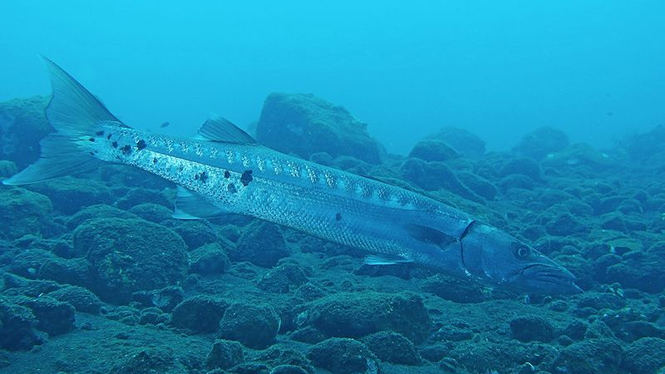
#> input picture data/raw/100_img_.png, 665 x 374 px, shrunk from 800 x 450 before the run; its folder holds 4 pictures in this run
$ python classify.py   (older library calls are emulated)
#> lines starting #> are read from the running program, lines starting #| are printed output that depends on the picture
import cv2
import numpy as np
import os


def colors(image):
    """
    计算图像的颜色通道平均值（蓝、绿、红）。
    Args:
        image (numpy.ndarray): 输入图像。
    Returns:
        tuple: 蓝、绿、红通道的平均值。
    """
    mean_colors = cv2.mean(image)[:3]
    return mean_colors  # 返回 (blue, green, red)


def brightness(gray_image):
    """
    计算灰度图像的平均亮度。
    Args:
        gray_image (numpy.ndarray): 灰度图像。
    Returns:
        float: 平均亮度。
    """
    return np.mean(gray_image)


def variance(gray_image):
    """
    使用拉普拉斯算子计算图像清晰度（拉普拉斯方差）。
    Args:
        gray_image (numpy.ndarray): 灰度图像。
    Returns:
        float: 拉普拉斯方差。
    """
    return cv2.Laplacian(gray_image, cv2.CV_64F).var()


if __name__ == "__main__":
    # 定义输入和输出文件夹路径
    input_folder = "../../data/raw"
    output_folder = "../../data/processed"

    # 如果输出文件夹不存在，创建它
    if not os.path.exists(output_folder):
        os.makedirs(output_folder)

    # 遍历 raw 文件夹中的所有图像
    for index, filename in enumerate(os.listdir(input_folder)):
        file_path = os.path.join(input_folder, filename)

        # 加载图像
        image = cv2.imread(file_path)
#> image is the input picture: shape (374, 665, 3); mean B, G, R 175.3, 134.8, 22.9
        if image is None:
            print(f"无法加载图像: {file_path}")
            continue

        # 转换为灰度图
        gray_image = cv2.cvtColor(image, cv2.COLOR_BGR2GRAY)
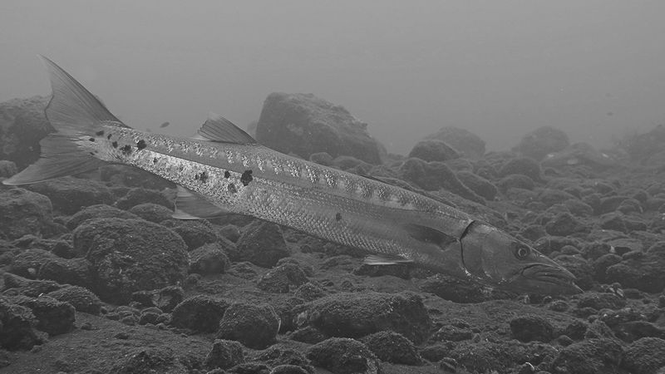
#> gray_image: shape (374, 665); min 30, max 225, mean 106

        # 调用函数计算各指标
        blue, green, red = colors(image)
#> in colors, `mean_colors = cv2.mean(image)[:3]`: mean_colors = (175.3, 134.8, 22.93)
#> blue = 175.3; green = 134.8; red = 22.93
        mean_brightness = brightness(gray_image)
#> mean_brightness = 106
        laplacian_var = variance(gray_image)
#> laplacian_var = 615.1

        # 生成新的文件名
        new_filename = f"{index + 1}_{blue:.2f}_{green:.2f}_{red:.2f}_{mean_brightness:.2f}_{laplacian_var:.2f}.png"
#> new_filename = '1_175.35_134.83_22.93_105.99_615.09.png'

        # 保存到 processed 文件夹
        output_path = os.path.join(output_folder, new_filename)
        cv2.imwrite(output_path, image)

        # 打印处理信息
        print(f"已处理: {filename} -> {new_filename}")
#| 已处理: 100_img_.png -> 1_175.35_134.83_22.93_105.99_615.09.png
#> pass 2 of the loop `for index, filename in enumerate(os.listdir(input_folder)):`:
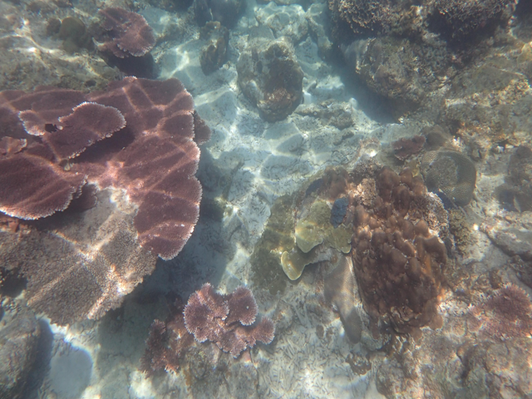
#> input picture data/raw/117_img_.png, 532 x 399 px, shrunk from 640 x 480 before the run
#> image is the input picture: shape (399, 532, 3); mean B, G, R 114.1, 117, 118.7
#> `gray_image = cv2.cvtColor(image, cv2.COLOR_BGR2GRAY)`:
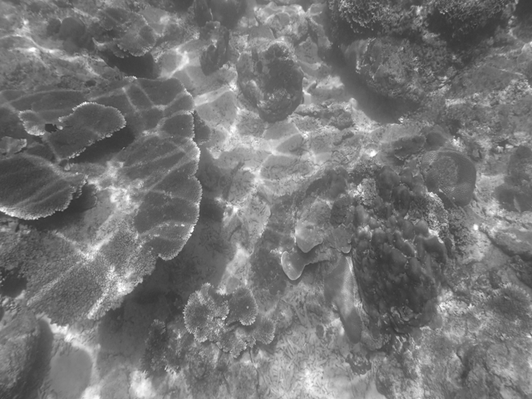
#> gray_image: shape (399, 532); min 48, max 255, mean 117.2
#> blue = 114.1; green = 117; red = 118.7
#> mean_brightness = 117.2
#> laplacian_var = 535.7
#> new_filename = '2_114.08_117.02_118.66_117.18_535.72.png'
#| 已处理: 117_img_.png -> 2_114.08_117.02_118.66_117.18_535.72.png
#> pass 3 of the loop `for index, filename in enumerate(os.listdir(input_folder)):`:
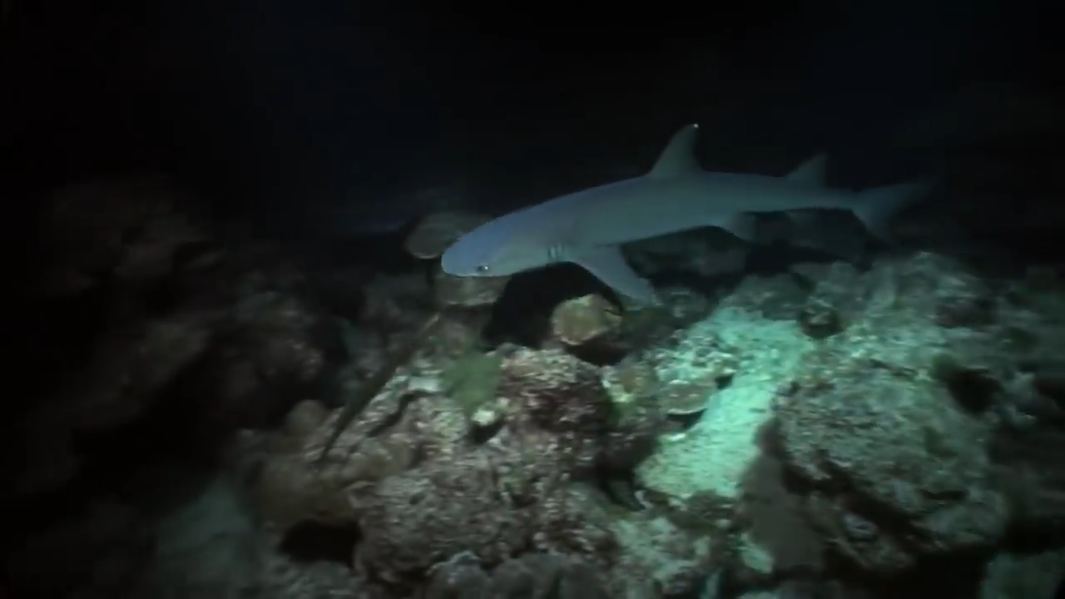
#> input picture data/raw/12348.png, 1065 x 599 px, shrunk from 1280 x 720 before the run
#> image is the input picture: shape (599, 1065, 3); mean B, G, R 33.8, 36.6, 28.5
#> `gray_image = cv2.cvtColor(image, cv2.COLOR_BGR2GRAY)`:
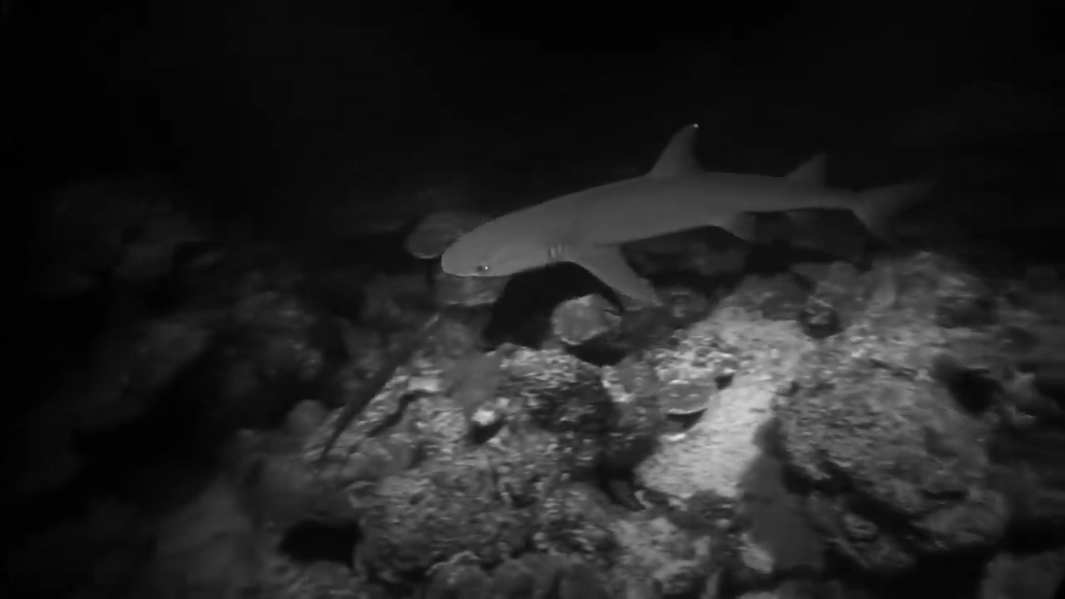
#> gray_image: shape (599, 1065); min 0, max 230, mean 33.9
#> blue = 33.83; green = 36.59; red = 28.49
#> mean_brightness = 33.85
#> laplacian_var = 13.46
#> new_filename = '3_33.83_36.59_28.49_33.85_13.46.png'
#| 已处理: 12348.png -> 3_33.83_36.59_28.49_33.85_13.46.png
#> the loop made 4 passes; the first 3 are shown

    print("\n所有图像处理完成！")
